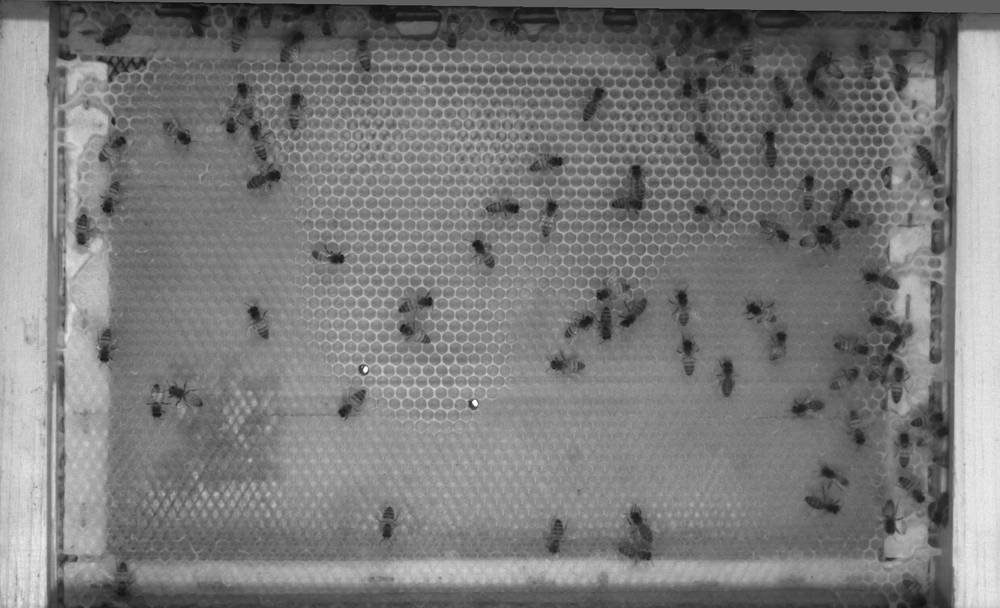
#> input picture filtres/M01C02_000338.png, 1000 x 608 px, shrunk from 1696 x 1031 before the run, found by its file name
$ python debruitage_2.py
#> lines starting #> are read from the running program, lines starting #| are printed output that depends on the picture
#> further down, img is the input picture: shape (608, 1000); min 9, max 255, mean 122.5
#| Image chargée : M01C02_000338 (1000×608px)
import cv2
import numpy as np
import os
import matplotlib.pyplot as plt

# ============================================================
#  CONFIGURATION
# ============================================================
INPUT_IMAGE_PATH = "/Users/valentindaveau/2IA_S8/Mission_R&D/Bee-recognition/images2_crop/M01C02_000338.png"
OUTPUT_DIR = "/Users/valentindaveau/2IA_S8/Mission_R&D/Bee-recognition/Output/heatmap_filtres_structures_MC02"

R = 40
T = 30

# ============================================================
#  FILTRES ADAPTÉS AU BRUIT STRUCTUREL
# ============================================================
# POURQUOI les filtres classiques (Gaussian, Median, NLM) ne fonctionnaient pas :
# Tes images de ruche contiennent du BRUIT STRUCTUREL, pas aléatoire :
#   - Texture répétitive des alvéoles (hautes fréquences organisées)
#   - Illumination non uniforme (gradient lumineux selon la position de la lampe)
#   - Abeilles qui se chevauchent (contours difficiles à séparer)
# Un filtre gaussien lisse TOUT ensemble → le signal "abeille" est autant
# atténué que le bruit. D'où l'effet quasi nul.
#
# Les 3 filtres ci-dessous s'attaquent spécifiquement à ces problèmes.
# ============================================================


def filter_tophat(img_gray, kernel_size=25):
    """
    FILTRE TOP-HAT (morphologique)
    --------------------------------
    Problème visé : fond non uniforme (cire des alvéoles, gradients d'éclairage)
                    qui "noie" le contraste des corps d'abeilles.

    Principe :
      - Opening morphologique = erosion puis dilatation avec un élément structurant.
        C'est comme "passer un rouleau" sur l'image : les structures plus petites
        que le rouleau (= les abeilles) sont effacées, ce qui donne une estimation
        du fond.
      - Top-Hat = Image originale - Opening(Image)
        On soustrait cette estimation du fond à l'image originale.
        Résultat : seules les structures plus petites que le noyau (les abeilles)
        subsistent, sur un fond rendu uniforme.

    Paramètre :
      kernel_size : taille du noyau (en pixels). Doit être PLUS GRAND que les
                    abeilles et plus petit que les structures de fond (alvéoles).
                    → Essaie 20-40 px selon la taille apparente des abeilles.

    Idéal pour : ruches avec fond texturé en cire, illumination inégale.
    """
    kernel = cv2.getStructuringElement(cv2.MORPH_ELLIPSE, (kernel_size, kernel_size))
    return cv2.morphologyEx(img_gray, cv2.MORPH_TOPHAT, kernel)


def filter_clahe(img_gray, clip_limit=2.0, tile_size=8):
    """
    FILTRE CLAHE (Contrast Limited Adaptive Histogram Equalization)
    ---------------------------------------------------------------
    Problème visé : faible contraste local des abeilles par rapport à leur voisinage
                    immédiat (fond de cire de même teinte).

    Principe :
      L'égalisation d'histogramme classique (cv2.equalizeHist) calcule une seule
      courbe de redistribution des niveaux de gris pour TOUTE l'image. Si une zone
      est sombre et une autre claire, le résultat global est médiocre.
      CLAHE divise l'image en petites tuiles (tile_size × tile_size), calcule une
      courbe de redistribution LOCALE pour chacune, puis les recolle avec interpolation
      bilinéaire pour éviter les artéfacts aux bords.
      La limite "clip_limit" empêche de trop amplifier le bruit dans les zones
      homogènes (fond de cire uniforme).

    Paramètres :
      clip_limit : seuil d'écrêtage (2.0-4.0). Plus élevé = plus de contraste,
                   mais aussi plus d'artéfacts dans les zones uniformes.
      tile_size  : taille des tuiles en pixels (8-16). Plus petit = correction
                   plus locale, mais plus sensible au bruit.

    Idéal pour : améliorer la visibilité des abeilles dans des zones d'ombre ou
                 face à des variations d'éclairage.
    """
    clahe = cv2.createCLAHE(clipLimit=clip_limit, tileGridSize=(tile_size, tile_size))
    return clahe.apply(img_gray)


def filter_dog(img_gray, sigma1=2, sigma2=4):
    """
    FILTRE DoG (Difference of Gaussians)
    --------------------------------------
    Problème visé : fond texturé et structures parasites de DIFFÉRENTES tailles
                    (alvéoles larges, débris fins) qui polluent la FFT.

    Principe :
      On applique deux flous gaussiens d'écarts-types différents (sigma1 < sigma2),
      puis on les soustrait : DoG = Blur(sigma1) - Blur(sigma2).
      Cela crée un FILTRE PASSE-BANDE spatial :
        - Les très basses fréquences (fond lent, gradient d'éclairage) sont dans les
          DEUX images floues → leur différence est nulle → supprimées.
        - Les très hautes fréquences (bruit grain, poussières) sont dans AUCUNE des
          deux images floues → supprimées aussi.
        - Les fréquences INTERMÉDIAIRES (corps des abeilles, de taille σ1 à σ2)
          sont présentes dans Blur(sigma1) mais pas dans Blur(sigma2) → conservées.

      En choisissant sigma1 et sigma2 autour de la taille caractéristique d'une
      abeille (en pixels), on crée un "détecteur de blob" accordé sur les abeilles.

    Paramètres :
      sigma1 : écart-type du premier flou (plus fin), en pixels.
               Règle : sigma1 ≈ rayon_abeille / 3
      sigma2 : écart-type du second flou (plus large).
               Règle : sigma2 ≈ 2 × sigma1

    Idéal pour : séparer les abeilles des structures d'arrière-plan de taille
                 différente (alvéoles plus grandes, débris plus petits).
    """
    blur1 = cv2.GaussianBlur(img_gray.astype(np.float32), (0, 0), sigma1)
    blur2 = cv2.GaussianBlur(img_gray.astype(np.float32), (0, 0), sigma2)
    dog = blur1 - blur2
    # Remise sur 0-255 (la soustraction peut donner des valeurs négatives)
    dog = cv2.normalize(dog, None, 0, 255, cv2.NORM_MINMAX)
    return dog.astype(np.uint8)


# Dictionnaire des filtres (nom -> fonction)
FILTER_METHODS = {
    "none": lambda img: img,
    "tophat": filter_tophat,
    "clahe": filter_clahe,
    "dog": filter_dog,
}


# ============================================================
#  PIPELINE HEATMAP
# ============================================================


def generate_heatmap(img_gray, r, threshold_val, preprocess_fn=None):
    """
    Pipeline heatmap avec prétraitement optionnel avant la FFT.

    Le prétraitement s'applique sur img_gray AVANT la FFT.
    L'overlay final est toujours rendu sur l'image originale (non modifiée)
    pour garder une visualisation réaliste.
    """
    # Étape 0 : Prétraitement structurel
    img_processed = preprocess_fn(img_gray) if preprocess_fn else img_gray

    rows, cols = img_processed.shape
    crow, ccol = rows // 2, cols // 2

    # Étape 1 : FFT + masque passe-bas
    dft = cv2.dft(np.float32(img_processed), flags=cv2.DFT_COMPLEX_OUTPUT)
    dft_shift = np.fft.fftshift(dft)
    mask = np.zeros((rows, cols, 2), np.uint8)
    cv2.circle(mask, (ccol, crow), r, (1, 1), -1)
    fshift = dft_shift * mask
    f_ishift = np.fft.ifftshift(fshift)
    img_back = cv2.idft(f_ishift)
    img_back = cv2.magnitude(img_back[:, :, 0], img_back[:, :, 1])

    # Étape 2 : Heatmap
    img_back = cv2.normalize(img_back, None, 0, 255, cv2.NORM_MINMAX)
    heatmap_raw = 255 - img_back.astype(np.uint8)
    _, heatmap_t = cv2.threshold(heatmap_raw, threshold_val, 255, cv2.THRESH_TOZERO)
    heatmap_color = cv2.applyColorMap(heatmap_t, cv2.COLORMAP_JET)

    # Étape 3 : Overlay sur l'image ORIGINALE (pas sur l'image prétraitée)
    img_bgr = cv2.cvtColor(img_gray, cv2.COLOR_GRAY2BGR)
    final_overlay = cv2.addWeighted(img_bgr, 0.6, heatmap_color, 0.4, 0)

    return final_overlay


# ============================================================
#  COMPARAISON VISUELLE
# ============================================================


def run_comparison(img_gray, r, t, output_dir, base_name):
#> called with r = 40, t = 30, base_name = 'M01C02_000338'
    results = {}
    for name, fn in FILTER_METHODS.items():
        overlay = generate_heatmap(
            img_gray, r, t, preprocess_fn=(fn if name != "none" else None)
        )
        results[name] = overlay
        fname = f"heatmap_{name}_r={r}_t={t}_{base_name}.png"
        cv2.imwrite(os.path.join(output_dir, fname), overlay)
        print(f"  Généré : {fname}")
#> this loop made 4 passes
#> pass 1, in generate_heatmap, `img_back = cv2.magnitude(img_back[:, :, 0], img_back[:, :, 1])`:
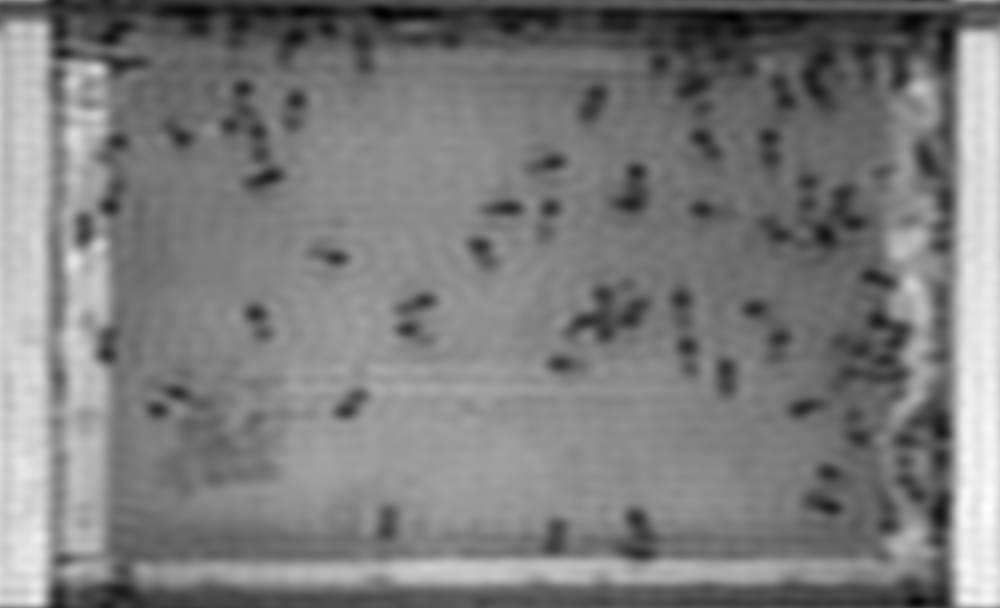
#> img_back: shape (608, 1000) float32; min 6007184, max 145970320, mean 74457136; drawn with min black and max white
#> pass 1, in generate_heatmap, `heatmap_raw = 255 - img_back.astype(np.uint8)`:
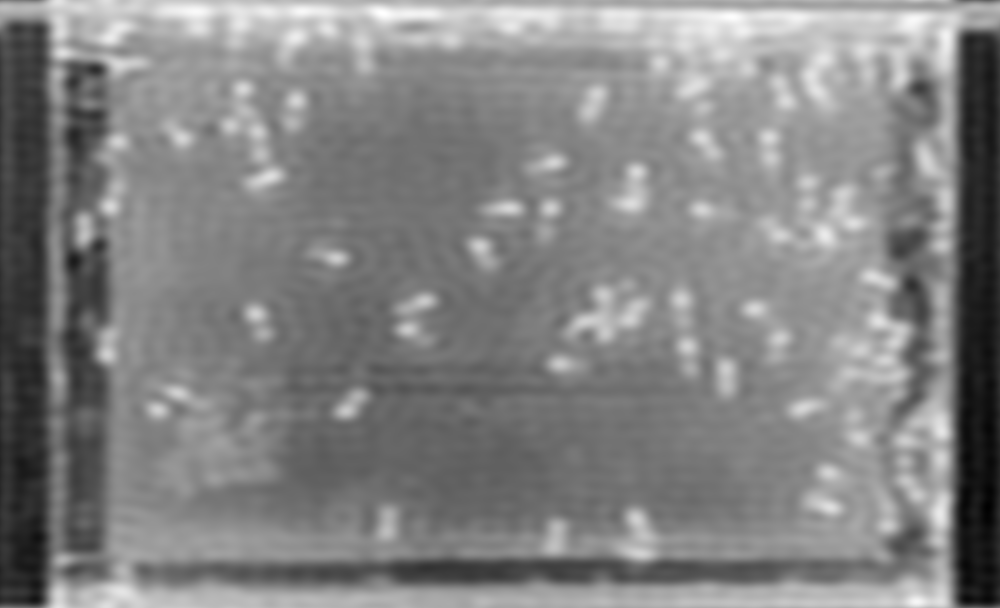
#> heatmap_raw: shape (608, 1000); min 0, max 255, mean 130.8
#> after the loop, results = 4 items

    titles = {
        "none": "Sans filtre\n(référence)",
        "tophat": "Top-Hat\n(supprime fond variable)",
        "clahe": "CLAHE\n(contraste local adaptatif)",
        "dog": "DoG σ=(2,4)\n(détecteur de blobs)",
    }

    fig, axes = plt.subplots(1, len(results), figsize=(22, 5))
    for ax, (name, img_bgr) in zip(axes, results.items()):
        ax.imshow(cv2.cvtColor(img_bgr, cv2.COLOR_BGR2RGB))
        ax.set_title(titles[name], fontsize=11, pad=8)
        ax.axis("off")
#> this loop made 4 passes
#> name on passes 1 to 4: 'none', 'tophat', 'clahe', 'dog'

    fig.suptitle(
        f"Filtres structurels — r={r}, t={t} | {base_name}.png",
        fontsize=13,
        fontweight="bold",
        y=1.02,
    )
    plt.tight_layout()
    grid_path = os.path.join(output_dir, f"COMPARAISON_STRUCTURES_{base_name}.png")
    plt.savefig(grid_path, dpi=150, bbox_inches="tight")
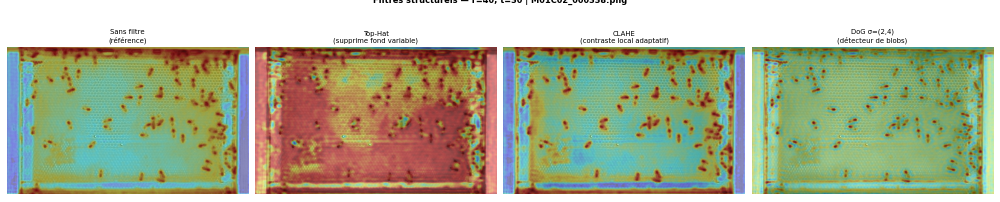
#> figure drawn by matplotlib, 4 panels
    print(f"\n  Grille comparative : {grid_path}")
#|   Grille comparative : /Users/valentindaveau/2IA_S8/Mission_R&D/Bee-recognition/Output/heatmap_filtres_structures_MC02/COMPARAISON_STRUCTURES_M01C02_000338.png
    plt.close()


# ============================================================
#  MAIN
# ============================================================

if __name__ == "__main__":
    os.makedirs(OUTPUT_DIR, exist_ok=True)

    img = cv2.imread(INPUT_IMAGE_PATH, cv2.IMREAD_GRAYSCALE)
    if img is None:
        print(f"Erreur : impossible de charger {INPUT_IMAGE_PATH}")
    else:
        base_name = os.path.splitext(os.path.basename(INPUT_IMAGE_PATH))[0]
        print(f"Image chargée : {base_name} ({img.shape[1]}×{img.shape[0]}px)\n")
        run_comparison(img, R, T, OUTPUT_DIR, base_name)
        print("\nTerminé.")
